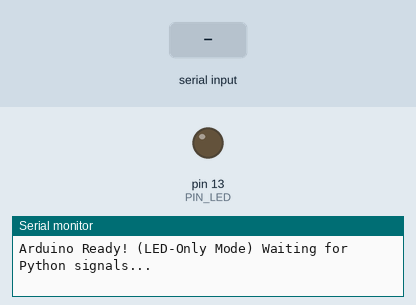
A sketch run on a simulated Arduino Uno, built with avr-gcc and run on an emulated ATmega328P. Shown: output pins drawn as LEDs (lit = HIGH), the last lines printed to the serial monitor. Dashed ring = blinking. The test bench sets the inputs (shaded band).

Above: at 1.2 s.
1.3 s: "1\n" received over Serial
At 2.1 s:
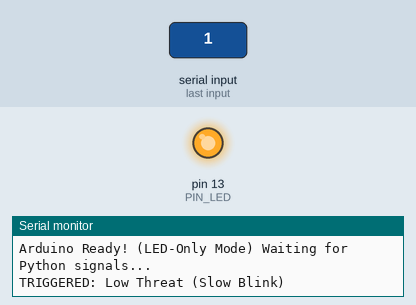
4.3 s: byte 50 ('2') received over Serial
7.3 s: byte 51 ('3') received over Serial
At 7.8 s:
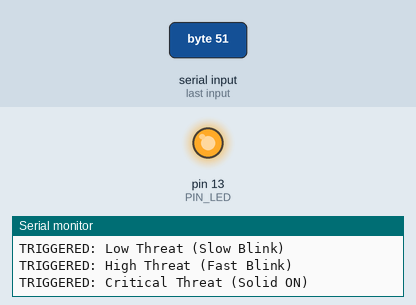
8.8 s: byte 48 ('0') received over Serial
At 10.0 s:
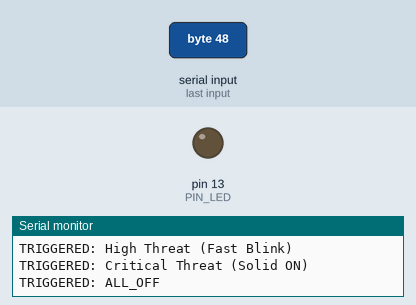
10.3 s: "2\n" received over Serial
At 13.2 s:
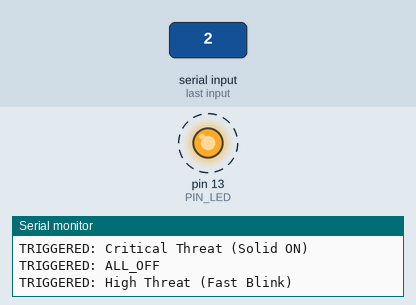
13.3 s: "3\n" received over Serial
At 13.8 s:
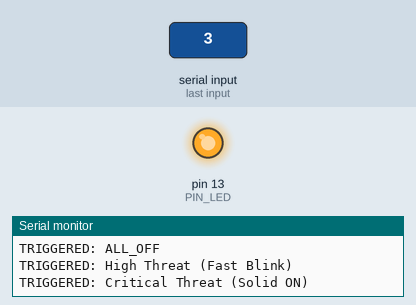
Timing chart, 0 to 15.8 s (numbered marks = the images above; inputs shaded):
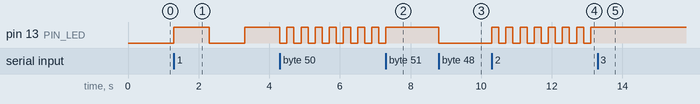

The sketch:

pest_control.ino
```cpp
// ==========================================
// 🌿 Field Guardian AI - Hardware Controller (LED Only Mode)
// ==========================================
// This sketch listens to your laptop's USB port for physical
// threat severity bytes ('1', '2', '3', '0') and uses a single LED
// to indicate the threat level through different blinking patterns.

// Define physical pin connected to Arduino
const int PIN_LED = 13; // Changed to 13 as per user request

// Blinking variables
unsigned long previousMillis = 0;
long interval = 0;
bool isBlinking = false;
int ledState = LOW;

void setup() {
  // Start USB serial connection at 9600 baud rate (Must match Python code!)
  Serial.begin(9600);

  // Configure pin as OUTPUT
  pinMode(PIN_LED, OUTPUT);

  // Make sure it's OFF on startup
  turnOffEverything();

  Serial.println("Arduino Ready! (LED-Only Mode) Waiting for Python signals...");
}

void loop() {
  // Check if our laptop sent any bytes down the USB cable
  if (Serial.available() > 0) {
    char incomingSignal = Serial.read();

    // Ignore newlines/carriage returns
    if (incomingSignal != '\n' && incomingSignal != '\r') {

      switch (incomingSignal) {
        case '1':
          // Low Threat -> Slow Blink
          isBlinking = true;
          interval = 1000; // 1 second blink
          Serial.println("TRIGGERED: Low Threat (Slow Blink)");
          break;

        case '2':
          // High Threat -> Fast Blink
          isBlinking = true;
          interval = 200; // Fast blink
          Serial.println("TRIGGERED: High Threat (Fast Blink)");
          break;

        case '3':
          // Critical Threat -> Solid ON
          isBlinking = false;
          digitalWrite(PIN_LED, HIGH);
          Serial.println("TRIGGERED: Critical Threat (Solid ON)");
          break;

        case '0':
          // Screen is Clear -> Turn OFF
          turnOffEverything();
          Serial.println("TRIGGERED: ALL_OFF");
          break;

        default:
          break;
      }
    }
  }

  // Handle blinking state independently
  if (isBlinking) {
    unsigned long currentMillis = millis();
    if (currentMillis - previousMillis >= interval) {
      previousMillis = currentMillis;

      // Toggle the led state
      if (ledState == LOW) {
        ledState = HIGH;
      } else {
        ledState = LOW;
      }
      digitalWrite(PIN_LED, ledState);
    }
  }
}

// Helper function to silence all alerts
void turnOffEverything() {
  isBlinking = false;
  ledState = LOW;
  digitalWrite(PIN_LED, LOW);
}
```

Measured:
- after the input at 1.3 s, pin 13 (PIN_LED): LOW → HIGH at once, → LOW 1.0 s later, → HIGH 1.0 s later
- after the input at 7.3 s, pin 13 (PIN_LED): goes on until 7.3 s, then stays HIGH
- after the input at 8.8 s, pin 13 (PIN_LED): HIGH → LOW at once
- after the input at 10.3 s, pin 13 (PIN_LED): alternates HIGH for 0.20 s and LOW for 0.20 s, starting at once
- after the input at 13.3 s, pin 13 (PIN_LED): stops changing and stays HIGH
